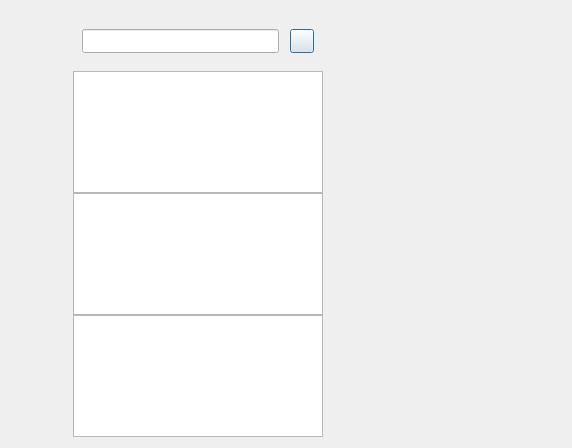
<?xml version="1.0" encoding="UTF-8"?>
<ui version="4.0">
 <class>ChatDialog</class>
 <widget class="QDialog" name="ChatDialog">
  <property name="geometry">
   <rect>
    <x>0</x>
    <y>0</y>
    <width>572</width>
    <height>448</height>
   </rect>
  </property>
  <property name="windowTitle">
   <string>Dialog</string>
  </property>
  <layout class="QHBoxLayout" name="horizontalLayout">
   <item>
    <widget class="QWidget" name="side_bar" native="true">
     <property name="sizePolicy">
      <sizepolicy hsizetype="Fixed" vsizetype="Expanding">
       <horstretch>0</horstretch>
       <verstretch>0</verstretch>
      </sizepolicy>
     </property>
     <property name="minimumSize">
      <size>
       <width>56</width>
       <height>0</height>
      </size>
     </property>
     <property name="maximumSize">
      <size>
       <width>56</width>
       <height>16777215</height>
      </size>
     </property>
     <layout class="QVBoxLayout" name="verticalLayout_4">
      <property name="spacing">
       <number>30</number>
      </property>
      <property name="leftMargin">
       <number>10</number>
      </property>
      <property name="topMargin">
       <number>30</number>
      </property>
      <property name="rightMargin">
       <number>0</number>
      </property>
      <property name="bottomMargin">
       <number>0</number>
      </property>
      <item>
       <widget class="QWidget" name="widget_2" native="true">
        <property name="minimumSize">
         <size>
          <width>29</width>
          <height>29</height>
         </size>
        </property>
        <layout class="QVBoxLayout" name="verticalLayout_5">
         <property name="spacing">
          <number>30</number>
         </property>
         <property name="leftMargin">
          <number>0</number>
         </property>
         <property name="topMargin">
          <number>0</number>
         </property>
         <property name="rightMargin">
          <number>0</number>
         </property>
         <property name="bottomMargin">
          <number>0</number>
         </property>
         <item>
          <widget class="QLabel" name="side_head_lb">
           <property name="minimumSize">
            <size>
             <width>35</width>
             <height>35</height>
            </size>
           </property>
           <property name="maximumSize">
            <size>
             <width>35</width>
             <height>35</height>
            </size>
           </property>
           <property name="text">
            <string/>
           </property>
          </widget>
         </item>
         <item>
          <widget class="StateWidget" name="side_chat_lb" native="true">
           <property name="minimumSize">
            <size>
             <width>30</width>
             <height>30</height>
            </size>
           </property>
           <property name="maximumSize">
            <size>
             <width>30</width>
             <height>30</height>
            </size>
           </property>
          </widget>
         </item>
         <item>
          <widget class="StateWidget" name="side_contact_lb" native="true">
           <property name="minimumSize">
            <size>
             <width>30</width>
             <height>30</height>
            </size>
           </property>
           <property name="maximumSize">
            <size>
             <width>30</width>
             <height>30</height>
            </size>
           </property>
          </widget>
         </item>
        </layout>
       </widget>
      </item>
      <item>
       <widget class="QWidget" name="widget" native="true"/>
      </item>
      <item>
       <spacer name="verticalSpacer">
        <property name="orientation">
         <enum>Qt::Orientation::Vertical</enum>
        </property>
        <property name="sizeHint" stdset="0">
         <size>
          <width>20</width>
          <height>40</height>
         </size>
        </property>
       </spacer>
      </item>
     </layout>
    </widget>
   </item>
   <item>
    <widget class="QWidget" name="chat_user_wid" native="true">
     <property name="sizePolicy">
      <sizepolicy hsizetype="Preferred" vsizetype="Expanding">
       <horstretch>0</horstretch>
       <verstretch>0</verstretch>
      </sizepolicy>
     </property>
     <property name="minimumSize">
      <size>
       <width>250</width>
       <height>0</height>
      </size>
     </property>
     <property name="maximumSize">
      <size>
       <width>250</width>
       <height>16777215</height>
      </size>
     </property>
     <layout class="QVBoxLayout" name="verticalLayout">
      <property name="spacing">
       <number>0</number>
      </property>
      <property name="leftMargin">
       <number>0</number>
      </property>
      <property name="topMargin">
       <number>0</number>
      </property>
      <property name="rightMargin">
       <number>0</number>
      </property>
      <property name="bottomMargin">
       <number>0</number>
      </property>
      <item>
       <widget class="QWidget" name="search_wid" native="true">
        <property name="minimumSize">
         <size>
          <width>0</width>
          <height>60</height>
         </size>
        </property>
        <property name="maximumSize">
         <size>
          <width>16777215</width>
          <height>60</height>
         </size>
        </property>
        <layout class="QHBoxLayout" name="horizontalLayout_2">
         <property name="spacing">
          <number>6</number>
         </property>
         <property name="leftMargin">
          <number>9</number>
         </property>
         <property name="topMargin">
          <number>9</number>
         </property>
         <property name="rightMargin">
          <number>9</number>
         </property>
         <property name="bottomMargin">
          <number>9</number>
         </property>
         <item>
          <widget class="CustomizeEdit" name="search_edit">
           <property name="minimumSize">
            <size>
             <width>0</width>
             <height>24</height>
            </size>
           </property>
           <property name="maximumSize">
            <size>
             <width>16777215</width>
             <height>24</height>
            </size>
           </property>
          </widget>
         </item>
         <item>
          <spacer name="horizontalSpacer">
           <property name="orientation">
            <enum>Qt::Orientation::Horizontal</enum>
           </property>
           <property name="sizeType">
            <enum>QSizePolicy::Policy::Fixed</enum>
           </property>
           <property name="sizeHint" stdset="0">
            <size>
             <width>5</width>
             <height>20</height>
            </size>
           </property>
          </spacer>
         </item>
         <item>
          <widget class="ClickedBtn" name="add_btn">
           <property name="minimumSize">
            <size>
             <width>24</width>
             <height>24</height>
            </size>
           </property>
           <property name="maximumSize">
            <size>
             <width>24</width>
             <height>24</height>
            </size>
           </property>
           <property name="text">
            <string/>
           </property>
          </widget>
         </item>
        </layout>
       </widget>
      </item>
      <item>
       <widget class="SearchList" name="search_list"/>
      </item>
      <item>
       <widget class="ChatUserList" name="chat_user_list">
        <property name="minimumSize">
         <size>
          <width>250</width>
          <height>0</height>
         </size>
        </property>
        <property name="maximumSize">
         <size>
          <width>250</width>
          <height>16777215</height>
         </size>
        </property>
       </widget>
      </item>
      <item>
       <widget class="ContactUserList" name="con_user_list"/>
      </item>
     </layout>
    </widget>
   </item>
   <item>
    <widget class="QStackedWidget" name="stackedWidget">
     <property name="minimumSize">
      <size>
       <width>50</width>
       <height>0</height>
      </size>
     </property>
     <property name="currentIndex">
      <number>2</number>
     </property>
     <widget class="ChatPage" name="chat_page"/>
     <widget class="ApplyFriendPage" name="friend_apply_page"/>
     <widget class="FriendInfoPage" name="friend_info_page"/>
    </widget>
   </item>
  </layout>
 </widget>
 <customwidgets>
  <customwidget>
   <class>CustomizeEdit</class>
   <extends>QLineEdit</extends>
   <header>customizeedit.h</header>
  </customwidget>
  <customwidget>
   <class>ClickedBtn</class>
   <extends>QPushButton</extends>
   <header>clickedbtn.h</header>
  </customwidget>
  <customwidget>
   <class>ChatUserList</class>
   <extends>QListWidget</extends>
   <header>chatuserlist.h</header>
  </customwidget>
  <customwidget>
   <class>SearchList</class>
   <extends>QListWidget</extends>
   <header>searchlist.h</header>
  </customwidget>
  <customwidget>
   <class>ContactUserList</class>
   <extends>QListWidget</extends>
   <header location="global">contactuserlist.h</header>
  </customwidget>
  <customwidget>
   <class>ApplyFriendPage</class>
   <extends>QWidget</extends>
   <header location="global">applyfriendpage.h</header>
   <container>1</container>
  </customwidget>
  <customwidget>
   <class>ChatPage</class>
   <extends>QWidget</extends>
   <header location="global">chatpage.h</header>
   <container>1</container>
  </customwidget>
  <customwidget>
   <class>StateWidget</class>
   <extends>QWidget</extends>
   <header location="global">statewidget.h</header>
   <container>1</container>
  </customwidget>
  <customwidget>
   <class>FriendInfoPage</class>
   <extends>QWidget</extends>
   <header location="global">friendinfopage.h</header>
   <container>1</container>
  </customwidget>
 </customwidgets>
 <resources/>
 <connections/>
</ui>
